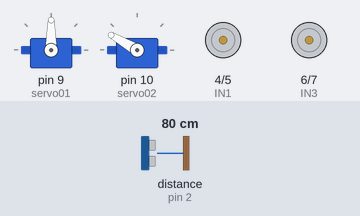
The sketch below on a simulated Arduino Uno, built with avr-gcc and run on an emulated ATmega328P. On the bench: 2 × servo, motor-driver pin pairs drawn as motors (green arrow = first pin HIGH = forward, orange = second pin HIGH = backward, longer = more drive). Wiring (inferred from the names in the program): ultrasonic range finder: trigger pin 3; echo pin 2. The inputs (shaded band) are chosen by the test bench; at power-on: distance to the obstacle (sensor on pin 2) 80 cm. The echo pulse lasts 58.3 µs per cm; what the sketch prints to the serial monitor is not drawn.

Above: at 0.1 s.
At 1.9 s:
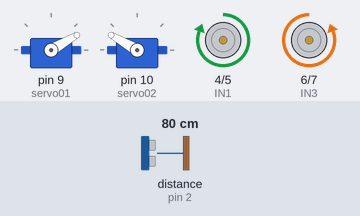
At 8.0 s:
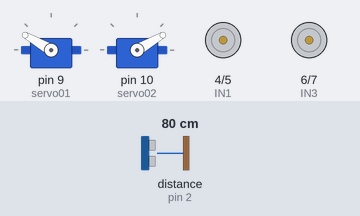
At 48.0 s:
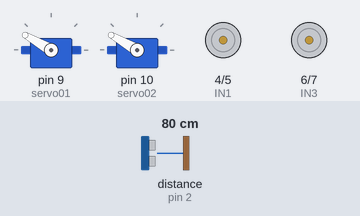
At 56.0 s:
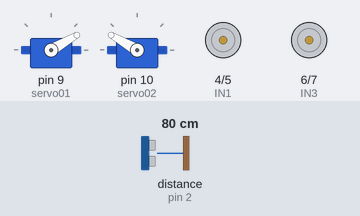
At 126.4 s:
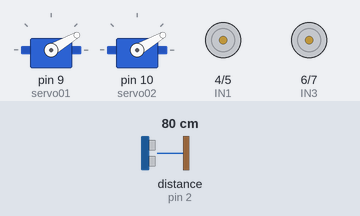
Timing chart, 0 to 127.9 s (numbered marks = the images above):
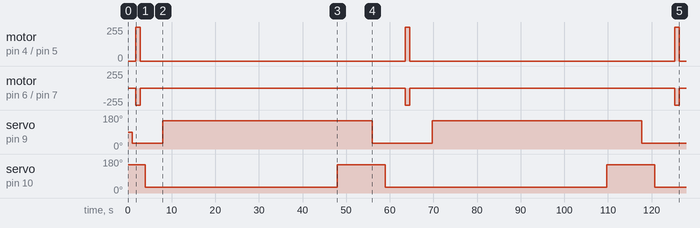

Measured:
- by itself, motor on pin 4 (IN1) / pin 5 (IN2): alternates forward 255/255 for 1.0 s and stopped for 60.8 s
- by itself, motor on pin 6 (IN3) / pin 7 (IN4): alternates backward 255/255 for 1.0 s and stopped for 60.8 s
- by itself, servo on pin 9 (servo01): goes 30° 6.9 s, 150° 48.0 s, 30° 13.7 s, 150° 48.0 s, then 30°
- by itself, servo on pin 10 (servo02): goes 30° 44.0 s, 150° 11.0 s, 30° 50.7 s, 150° 11.0 s, then 30°

The sketch:

search_system_r.ino
```cpp
#include <Servo.h>
#include <MsTimer2.h>

Servo servo01;
Servo servo02;

int i;
int t;
int value;

int IN1 = 4;
int IN2 = 5;
int IN3 = 6;
int IN4 = 7;
int TRIG = 3;
int ECHO = 2;

double duration = 0;
double distance = 0;
double speed_of_sound = 331.5 + 0.6 * 25;
int distances[500];
int angle = 0;

bool stopFlag = false;

void DC_motor_a() {
  //前進
  digitalWrite(IN1, LOW); //モーター1:正転
  digitalWrite(IN2, HIGH);
  digitalWrite(IN4, HIGH); //モーター２：反転
  digitalWrite(IN3, LOW);
}

void DC_motor_s() {
  //停止
  digitalWrite(IN1, LOW);  //停止(惰性回転)
  digitalWrite(IN2, LOW);
  digitalWrite(IN4, LOW); //停止(惰性回転)
  digitalWrite(IN3, LOW);
  delay(100);  //移動距離は電圧出力時間に比例する
}

void DC_motor_b() {
  //後退
  digitalWrite(IN1, HIGH); //モーター１：逆転
  digitalWrite(IN2, LOW);
  digitalWrite(IN4, LOW); //モーター２：正転
  digitalWrite(IN3, HIGH);
  delay(2000);
}

void DC_motor_r() {
  //回転
  digitalWrite(IN1, HIGH);  //モーター１：正転
  digitalWrite(IN2, LOW);
  digitalWrite(IN4, HIGH);  //モーター２：正転
  digitalWrite(IN3, LOW);
}

void DC_motor_rr() {
  //逆回転
  digitalWrite(IN1, LOW);  //モーター１：逆転
  digitalWrite(IN2, HIGH);
  digitalWrite(IN4, LOW);  //モーター２：逆転
  digitalWrite(IN3, HIGH);
}

/*
void servo_0() {
    myservo.write(0);
}

void servo_90() {
  myservo.write(90);
}
*/

void servo_tukamu(){
  servo01.write(150);
  delay(10);
}

void servo_hirogeru(){
  servo01.write(30);
  delay(10);
}

void servo_motiageru(){
  servo02.write(150);
  delay(10);
}

void servo_sageru(){
  servo02.write(30);
  delay(10);
}

void sensor_A() {//out red
  value = analogRead(A0);
  Serial.print("ORed=");
  Serial.print(value);
  Serial.print(" , ");
  if(value <= 80){
    DC_motor_r();
    delay(1500);
  }
}

void sensor_echo() {//echo sensor
  digitalWrite(TRIG, LOW);
  delayMicroseconds(2);
  digitalWrite(TRIG, HIGH);
  delayMicroseconds(10);
  digitalWrite(TRIG, LOW);
  duration = pulseIn(ECHO, HIGH);

  if (duration > 0) {
    duration = duration / 2;
    distance = duration * speed_of_sound * 100 / 1000000;
    Serial.print("Echopulse=");
    Serial.println(distance);
  }
}

void action(){//オブジェクトを掴む＿持ち上げる＿放す＿元に戻す
  servo_sageru();
  delay(4000);
  servo_tukamu();
  delay(40000);
  servo_motiageru();
  delay(8000);
  servo_hirogeru();
  delay(3000);
  servo_sageru();
  delay(4000);
}

void flash(){
  sensor_echo();
}

void setup() {
  Serial.begin(9600);
  servo01.attach(9, 1000, 2000);
  servo02.attach(10, 1000, 2000);
  //servo_0();

  MsTimer2::set(50, flash);
  MsTimer2::start();

  pinMode(ECHO, INPUT);
  pinMode(TRIG, OUTPUT);
  pinMode(IN1, OUTPUT);
  pinMode(IN2, OUTPUT);
  pinMode(IN3, OUTPUT);
  pinMode(IN4, OUTPUT);

  servo_motiageru();
  delay(1000);
  servo_hirogeru();
  delay(800);
}

void loop(){

if(!stopFlag){


    DC_motor_r();
    delay(1000);

    distances[angle] = distance;

    int minDistance = distances[0];
    if(distances[angle] <= 80 && minDistance <= 80){
      if(distances[angle] <= minDistance && distances[angle] >= 0){
        minDistance = distances[angle];
        Serial.println(minDistance);
        //Serial.println("数値を更新しました。");
        DC_motor_s();
        //Serial.println("停止します");
        delay(1000);
        action();
        //Serial.print("実行します");
        while(distance <= minDistance){
          //Serial.println("直進します。");
          DC_motor_a();
          //delay(1000);
          if(distance <= 5){
            DC_motor_s();
            servo_sageru();
            delay(500);
            action();
            break;
          }
        }
        DC_motor_s();
        delay(500);
      }
    }
  }

  //もう一周して、計測した値が誤差含んで同じ値になれば、その方向に進む


    //if(minDistance == distance){
      //DC_motor_s();
      //delay(1000);
    //}


}
```
